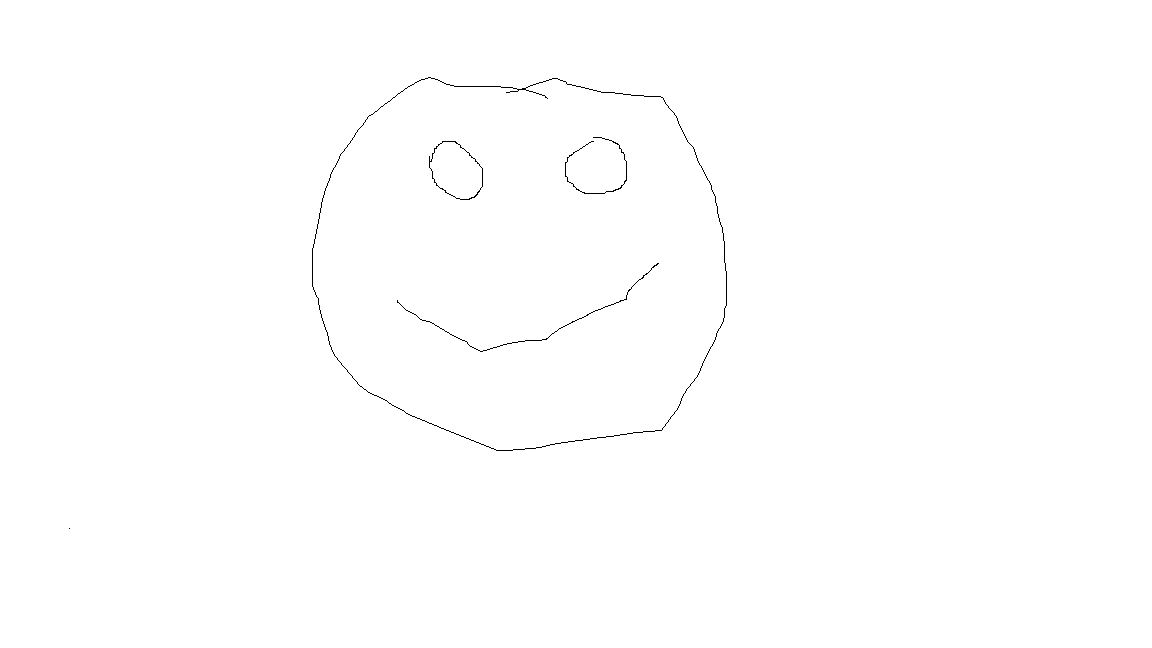
#> input picture test_files/test3.png, 1152 x 648 px
$ python linii_nebune.py
#> lines starting #> are read from the running program, lines starting #| are printed output that depends on the picture; after the words box and inside, x2 and y2 are one past the last pixel; in counts of white or black regions, pixels touching at a corner belong together
# ======================[ GENERATE POINTS]============================
import numpy as np
import matplotlib.pyplot as plt
import cv2


image = cv2.imread("./test_files/test3.png")
#> image is the input picture: shape (648, 1152, 3); 99.7% white; black in thin lines or dots, all inside (x1, y1, x2, y2) = (69, 77, 727, 529)

# convert to grayscale
grayscale = cv2.cvtColor(image, cv2.COLOR_BGR2GRAY)

# perform edge detection
edges = cv2.Canny(grayscale, 50, 100)
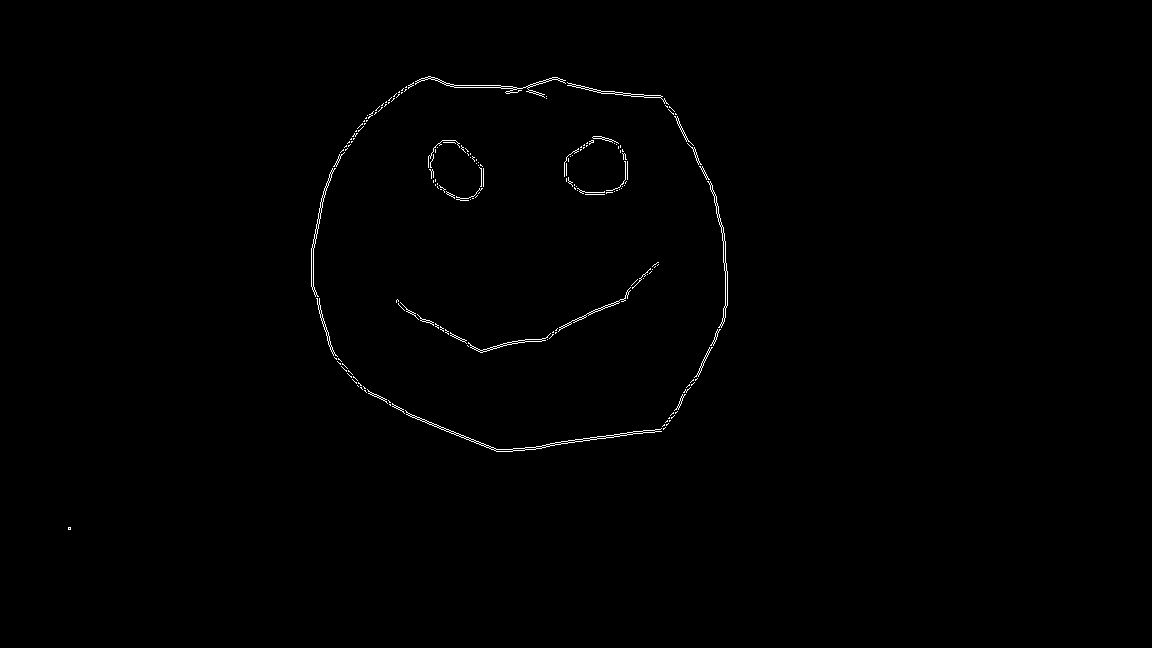
#> edges: shape (648, 1152); 0.48% white in thin lines or dots, all inside (x1, y1, x2, y2) = (68, 76, 728, 530)

# get the coordinates of the edges
y_coords, x_coords = np.where(edges > 0)
#> y_coords = 3591 values from 76 to 529; x_coords = 3591 values, max 727 at index 1924, min 68 at index 3583, mean 524.7

# edges to countours
contours, _ = cv2.findContours(edges, cv2.RETR_EXTERNAL, cv2.CHAIN_APPROX_SIMPLE)
#> contours = 182 contours, 164 with area under 20; largest, box (x1, y1, x2, y2) and area: (405, 410, 662, 452) 494, (415, 76, 566, 98) 305, (707, 181, 728, 328) 287, (311, 168, 336, 297) 251, (567, 82, 669, 105) 182


# make image with contours
# image = cv2.drawContours(image, contours, -1, (0, 255, 0), 3)
lines = []
if(len(contours) > 0):
    # get x and y coordinates of the contours and create lines
    for contour in contours:
        for i in range(len(contour) - 1):
            x1, y1 = contour[i][0]
            x2, y2 = contour[i + 1][0]
            lines.append([[x1, y1, x2, y2]])
#> this loop made 182 passes
#> contour on passes 1 to 3: [[68, 527], [68, 529], [70, 529], [70, 527]], [[665, 427], [664, 428], [663, 428], [663, 429]], [[664, 424], [662, 426], [663, 425], [664, 425]]
#> after the loop, lines = 2168 items

    # reduce the number of lines by merging lines that are close to each other into one line if the distance between them is less than 10 pixels

    for i in range(len(lines) - 1):
        for j in range(i + 1, len(lines)):
            x1, y1, x2, y2 = lines[i][0]
            x3, y3, x4, y4 = lines[j][0]
            if np.sqrt((x1 - x3) ** 2 + (y1 - y3) ** 2) < 10:
                lines[i][0] = [x1, y1, x4, y4]
                lines.pop(j)
                break
#> after the loop, lines = 1090 items

    # reduce lines that are shorter than a variable named pixel
    pixel = 4
    lines = [line for line in lines if np.sqrt((line[0][0] - line[0][2]) ** 2 + (line[0][1] - line[0][3]) ** 2) > pixel]
#> lines = 294 items

    # unite lines that are close to each other

    for i in range(len(lines) - 1):
        for j in range(i + 1, len(lines)):
            x1, y1, x2, y2 = lines[i][0]
            x3, y3, x4, y4 = lines[j][0]
            if np.sqrt((x1 - x3) ** 2 + (y1 - y3) ** 2) < 10:
                lines[i][0] = [x1, y1, x4, y4]
                lines.pop(j)
                break
#> after the loop, lines = 166 items

    # make rounded lines with the coordinates of the lines that are close to each other and have the same slope
    for i in range(len(lines) - 1):
        for j in range(i + 1, len(lines)):
            x1, y1, x2, y2 = lines[i][0]
            x3, y3, x4, y4 = lines[j][0]
            if np.sqrt((x1 - x3) ** 2 + (y1 - y3) ** 2) < 10:
                lines[i][0] = [x1, y1, x4, y4]
                lines.pop(j)
                break
#> after the loop, lines = 117 items


    # draw lines
    for line in lines:
        for x1, y1, x2, y2 in line:
            cv2.line(image, (x1, y1), (x2, y2), (20, 220, 20), 3)
#> this loop made 117 passes
#> line on passes 1 to 12: [[666, 424, 665, 422]], [[675, 412, 678, 404]], [[512, 451, 496, 449]], [[524, 450, 513, 448]], [[535, 449, 525, 447]], [[545, 447, 567, 443]], [[567, 443, 561, 441]], [[582, 441, 575, 439]], [[596, 439, 613, 437]], [[613, 437, 606, 435]], [[626, 435, 620, 433]], [[642, 433, 633, 431]]
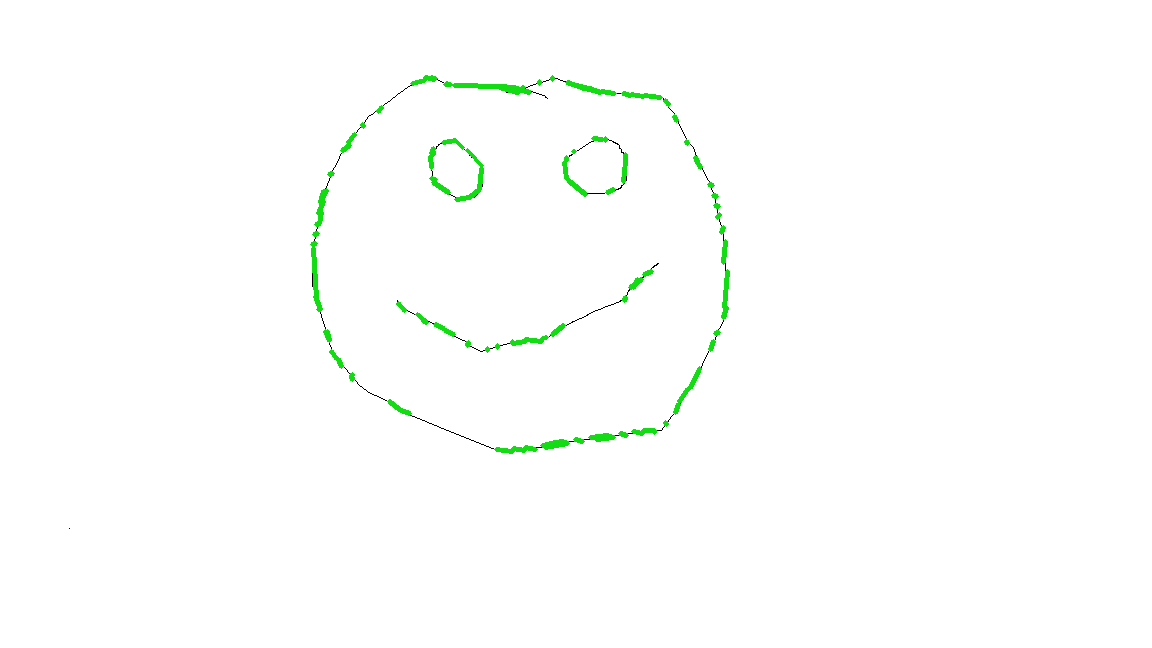
#> image: shape (648, 1152, 3); 0.84% of pixels changed, all inside (x1, y1, x2, y2) = (310, 75, 730, 454)


print(len(lines))
#| 117

plt.imshow(image)
plt.show()

# =================================[ROBOT MOVEMENT]==========================

import os
import sys

WRITE_HEIGHT = 7 # drawing level
SAFE_HEIGHT = 20 # used to retreat after drawing a line
MAGIC_NUMBER = 0.3 # used as a scale factor
OFFSET = 40
sys.path.append(os.path.join(os.path.dirname(__file__), '../../..'))

from xarm.wrapper import XArmAPI

# CONFIG ROBOT AND IP

if len(sys.argv) >= 2:
    ip = sys.argv[1]
else:
    try:
        from configparser import ConfigParser
        parser = ConfigParser()
        parser.read('../robot.conf')
        ip = parser.get('xArm', 'ip')
    except:
        # ip = input('Please input the xArm ip address:')
        ip = '192.168.1.160'
        if not ip:
            print('input error, exit')
            sys.exit(1)

# RESET, ACTIVATE ROBOT AND SET PARAMETERS

#> (the run stopped early here; a loop or call above may not have finished)

$ run again, with test_files/test1.png copied over test_files/test3.png
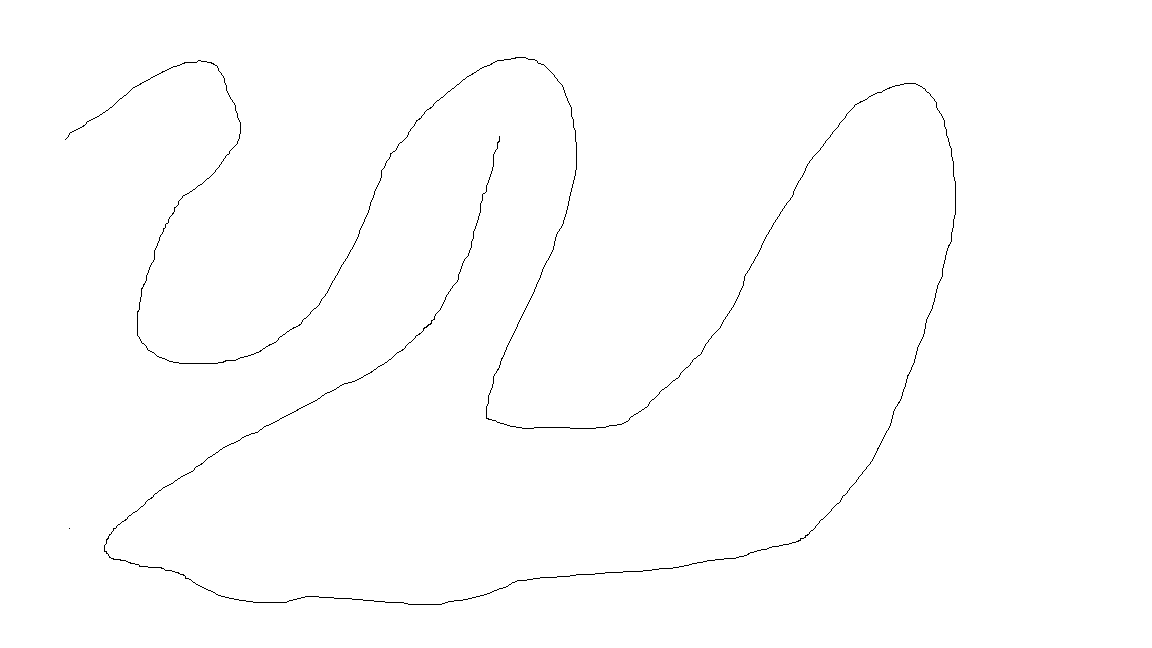
#> input picture test_files/test1.png, 1152 x 648 px
#> image is the input picture: shape (648, 1152, 3); 99.5% white; black in thin lines or dots, all inside (x1, y1, x2, y2) = (65, 57, 956, 605)
#> `edges = cv2.Canny(grayscale, 50, 100)`:
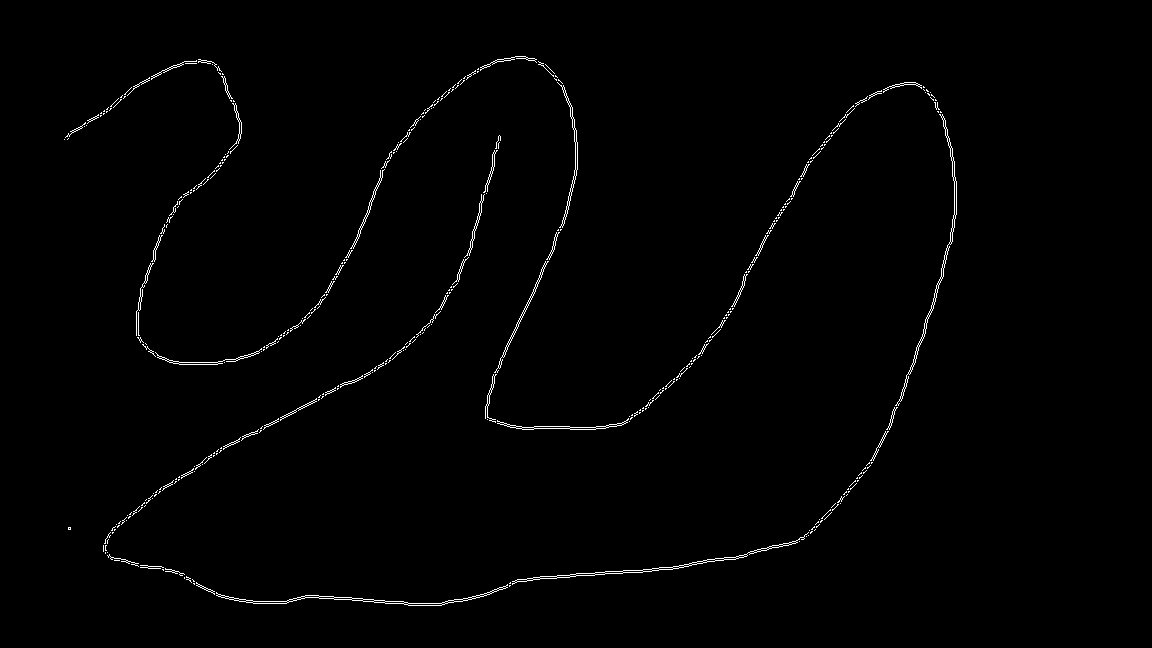
#> edges: shape (648, 1152); 0.93% white in thin lines or dots, all inside (x1, y1, x2, y2) = (64, 56, 957, 606)
#> y_coords = 6965 values from 56 to 605; x_coords = 6965 values, max 956 at index 1711, min 64 at index 1188, mean 494.4
#> contours = 397 contours, 363 with area under 20; largest, box (x1, y1, x2, y2) and area: (216, 584, 508, 606) 577, (512, 532, 809, 585) 557, (895, 114, 957, 406) 553, (557, 82, 578, 228) 279, (497, 418, 629, 430) 254
#> the loop `for contour in contours:` made 397 passes
#> contour on passes 1, 3, 4: [[509, 585], [509, 586], [510, 585]], [[193, 583], [194, 584], [194, 583]], [[510, 582], [509, 583], [510, 583]]
#> after the loop `for contour in contours:`: lines = 4466 items
#> after the loop `for i in range(len(lines) - 1):`: lines = 2239 items
#> `lines = [line for line in lines if np.sqrt((line[0][0] - line[0][2]) *..`: lines = 621 items
#> after the loop `for i in range(len(lines) - 1):`: lines = 344 items
#> after the loop `for i in range(len(lines) - 1):`: lines = 237 items
#> the loop `for line in lines:` made 237 passes
#> line on passes 1 to 3: [[507, 584, 499, 587]], [[484, 593, 468, 597]], [[468, 597, 475, 598]]
#> after the loop `for line in lines:`:
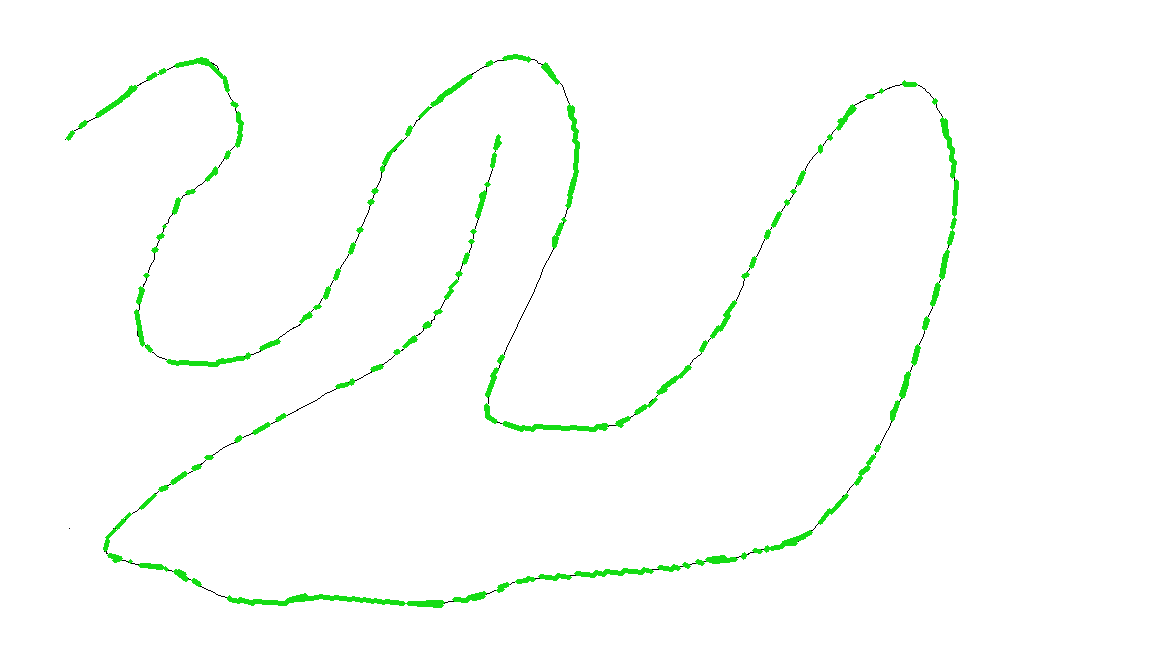
#> image: shape (648, 1152, 3); 1.78% of pixels changed, all inside (x1, y1, x2, y2) = (66, 54, 959, 608)
#| 237

$ run again, with test_files/test2.png copied over test_files/test3.png
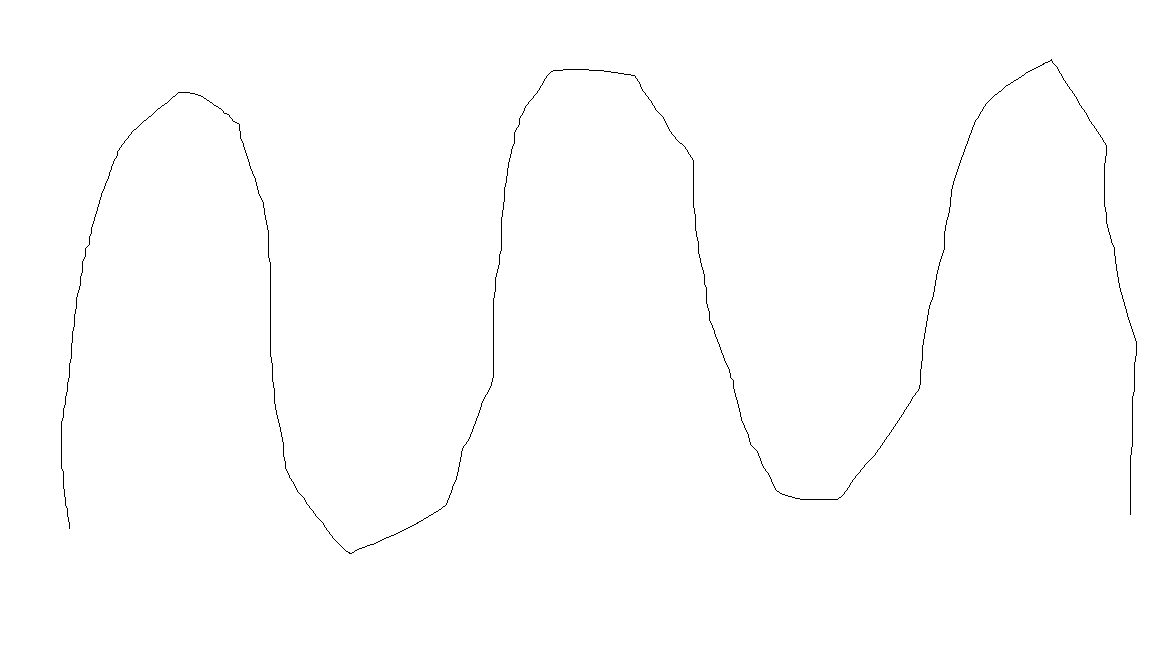
#> input picture test_files/test2.png, 1152 x 648 px
#> image is the input picture: shape (648, 1152, 3); 99.6% white; black in thin lines or dots, all inside (x1, y1, x2, y2) = (61, 59, 1137, 554)
#> `edges = cv2.Canny(grayscale, 50, 100)`:
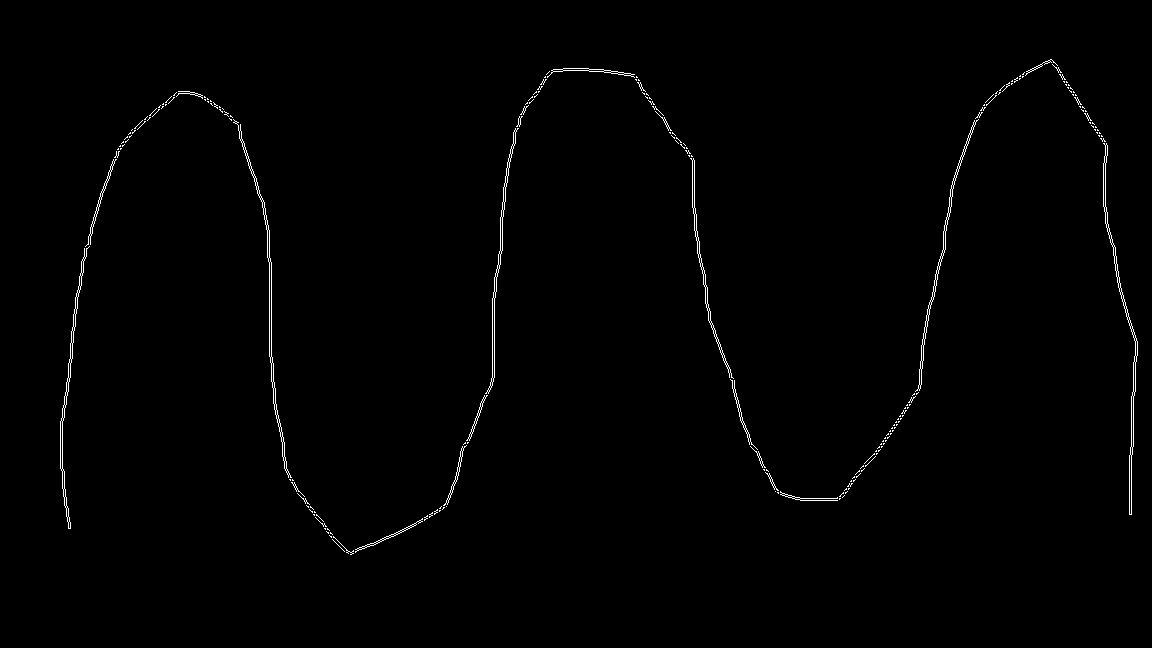
#> edges: shape (648, 1152); 0.79% white in thin lines or dots, all inside (x1, y1, x2, y2) = (60, 59, 1138, 555)
#> y_coords = 5876 values from 59 to 554; x_coords = 5876 values, max 1137 at index 3475, min 60 at index 4423, mean 597.2
#> contours = 214 contours, 196 with area under 20; largest, box (x1, y1, x2, y2) and area: (1103, 143, 1138, 515) 740, (233, 119, 292, 478) 692, (60, 246, 90, 529) 544, (915, 119, 979, 392) 535, (485, 128, 519, 394) 525
#> the loop `for contour in contours:` made 214 passes
#> contour on passes 1, 3, 4: [[332, 539], [344, 551]], [[329, 535], [331, 537], [331, 536], [330, 536]], [[330, 532], [330, 533], [331, 533], [332, 534]]
#> after the loop `for contour in contours:`: lines = 2719 items
#> after the loop `for i in range(len(lines) - 1):`: lines = 1364 items
#> `lines = [line for line in lines if np.sqrt((line[0][0] - line[0][2]) *..`: lines = 471 items
#> after the loop `for i in range(len(lines) - 1):`: lines = 260 items
#> after the loop `for i in range(len(lines) - 1):`: lines = 168 items
#> the loop `for line in lines:` made 168 passes
#> line on passes 1 to 3: [[333, 537, 346, 549]], [[349, 551, 357, 548]], [[374, 542, 373, 545]]
#> after the loop `for line in lines:`:
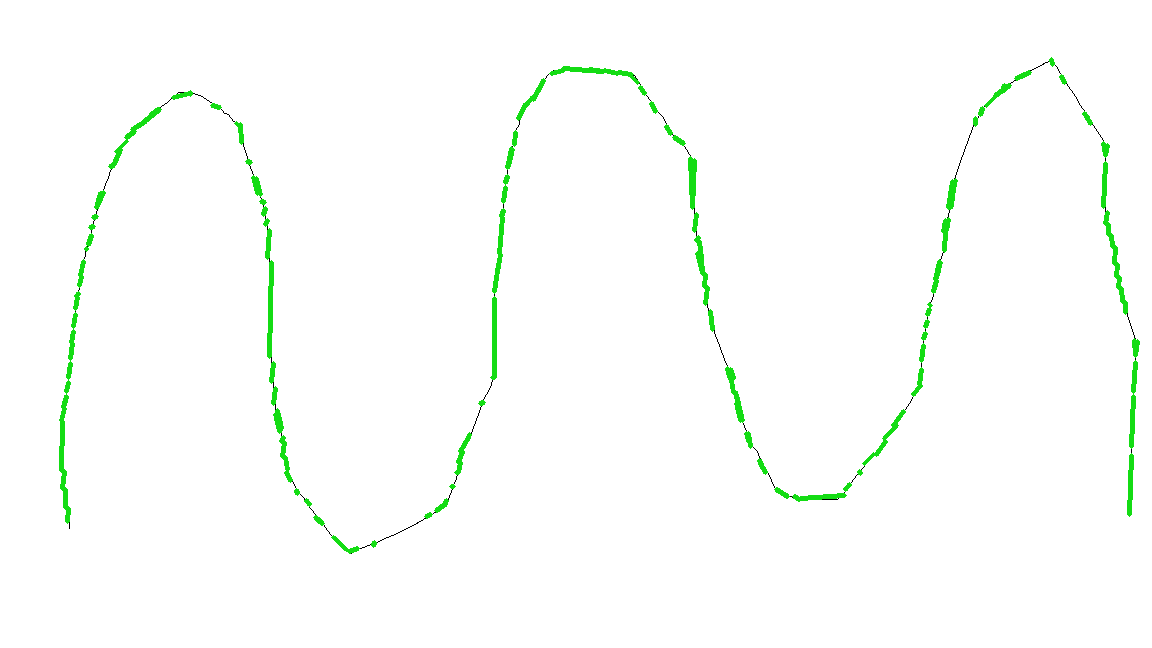
#> image: shape (648, 1152, 3); 1.6% of pixels changed, all inside (x1, y1, x2, y2) = (59, 57, 1140, 554)
#| 168
